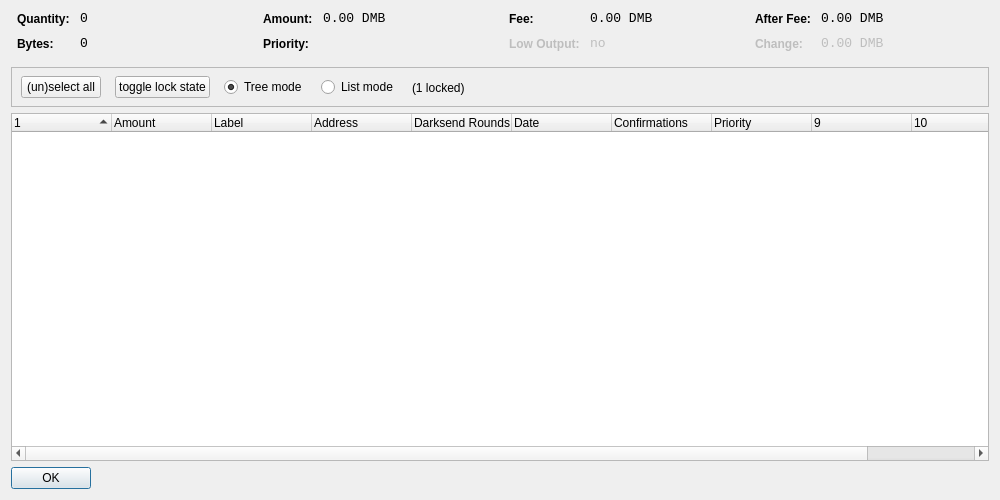
<?xml version="1.0" encoding="UTF-8"?>
<ui version="4.0">
 <class>CoinControlDialog</class>
 <widget class="QDialog" name="CoinControlDialog">
  <property name="geometry">
   <rect>
    <x>0</x>
    <y>0</y>
    <width>1000</width>
    <height>500</height>
   </rect>
  </property>
  <property name="windowTitle">
   <string>Coin Control</string>
  </property>
  <layout class="QVBoxLayout" name="verticalLayout">
   <item>
    <layout class="QHBoxLayout" name="horizontalLayoutTop" stretch="0,0,0,0">
     <property name="topMargin">
      <number>0</number>
     </property>
     <property name="bottomMargin">
      <number>10</number>
     </property>
     <item>
      <layout class="QFormLayout" name="formLayoutCoinControl1">
       <property name="horizontalSpacing">
        <number>10</number>
       </property>
       <property name="verticalSpacing">
        <number>10</number>
       </property>
       <property name="leftMargin">
        <number>6</number>
       </property>
       <property name="rightMargin">
        <number>6</number>
       </property>
       <item row="0" column="0">
        <widget class="QLabel" name="labelCoinControlQuantityText">
         <property name="styleSheet">
          <string notr="true">font-weight:bold;</string>
         </property>
         <property name="text">
          <string>Quantity:</string>
         </property>
        </widget>
       </item>
       <item row="0" column="1">
        <widget class="QLabel" name="labelCoinControlQuantity">
         <property name="font">
          <font>
           <family>Monospace</family>
           <pointsize>10</pointsize>
          </font>
         </property>
         <property name="cursor">
          <cursorShape>IBeamCursor</cursorShape>
         </property>
         <property name="contextMenuPolicy">
          <enum>Qt::ActionsContextMenu</enum>
         </property>
         <property name="text">
          <string notr="true">0</string>
         </property>
         <property name="textInteractionFlags">
          <set>Qt::LinksAccessibleByMouse|Qt::TextSelectableByKeyboard|Qt::TextSelectableByMouse</set>
         </property>
        </widget>
       </item>
       <item row="1" column="0">
        <widget class="QLabel" name="labelCoinControlBytesText">
         <property name="styleSheet">
          <string notr="true">font-weight:bold;</string>
         </property>
         <property name="text">
          <string>Bytes:</string>
         </property>
        </widget>
       </item>
       <item row="1" column="1">
        <widget class="QLabel" name="labelCoinControlBytes">
         <property name="font">
          <font>
           <family>Monospace</family>
           <pointsize>10</pointsize>
          </font>
         </property>
         <property name="cursor">
          <cursorShape>IBeamCursor</cursorShape>
         </property>
         <property name="contextMenuPolicy">
          <enum>Qt::ActionsContextMenu</enum>
         </property>
         <property name="text">
          <string notr="true">0</string>
         </property>
         <property name="textInteractionFlags">
          <set>Qt::LinksAccessibleByMouse|Qt::TextSelectableByKeyboard|Qt::TextSelectableByMouse</set>
         </property>
        </widget>
       </item>
      </layout>
     </item>
     <item>
      <layout class="QFormLayout" name="formLayoutCoinControl2">
       <property name="horizontalSpacing">
        <number>10</number>
       </property>
       <property name="verticalSpacing">
        <number>10</number>
       </property>
       <property name="leftMargin">
        <number>6</number>
       </property>
       <property name="rightMargin">
        <number>6</number>
       </property>
       <item row="0" column="0">
        <widget class="QLabel" name="labelCoinControlAmountText">
         <property name="styleSheet">
          <string notr="true">font-weight:bold;</string>
         </property>
         <property name="text">
          <string>Amount:</string>
         </property>
        </widget>
       </item>
       <item row="0" column="1">
        <widget class="QLabel" name="labelCoinControlAmount">
         <property name="font">
          <font>
           <family>Monospace</family>
           <pointsize>10</pointsize>
          </font>
         </property>
         <property name="cursor">
          <cursorShape>IBeamCursor</cursorShape>
         </property>
         <property name="contextMenuPolicy">
          <enum>Qt::ActionsContextMenu</enum>
         </property>
         <property name="text">
          <string notr="true">0.00 DMB</string>
         </property>
         <property name="textInteractionFlags">
          <set>Qt::LinksAccessibleByMouse|Qt::TextSelectableByKeyboard|Qt::TextSelectableByMouse</set>
         </property>
        </widget>
       </item>
       <item row="1" column="0">
        <widget class="QLabel" name="labelCoinControlPriorityText">
         <property name="styleSheet">
          <string notr="true">font-weight:bold;</string>
         </property>
         <property name="text">
          <string>Priority:</string>
         </property>
        </widget>
       </item>
       <item row="1" column="1">
        <widget class="QLabel" name="labelCoinControlPriority">
         <property name="font">
          <font>
           <family>Monospace</family>
           <pointsize>10</pointsize>
          </font>
         </property>
         <property name="cursor">
          <cursorShape>IBeamCursor</cursorShape>
         </property>
         <property name="contextMenuPolicy">
          <enum>Qt::ActionsContextMenu</enum>
         </property>
         <property name="text">
          <string/>
         </property>
         <property name="textInteractionFlags">
          <set>Qt::LinksAccessibleByMouse|Qt::TextSelectableByKeyboard|Qt::TextSelectableByMouse</set>
         </property>
        </widget>
       </item>
      </layout>
     </item>
     <item>
      <layout class="QFormLayout" name="formLayoutCoinControl3">
       <property name="horizontalSpacing">
        <number>10</number>
       </property>
       <property name="verticalSpacing">
        <number>10</number>
       </property>
       <property name="leftMargin">
        <number>6</number>
       </property>
       <property name="rightMargin">
        <number>6</number>
       </property>
       <item row="0" column="0">
        <widget class="QLabel" name="labelCoinControlFeeText">
         <property name="styleSheet">
          <string notr="true">font-weight:bold;</string>
         </property>
         <property name="text">
          <string>Fee:</string>
         </property>
        </widget>
       </item>
       <item row="0" column="1">
        <widget class="QLabel" name="labelCoinControlFee">
         <property name="font">
          <font>
           <family>Monospace</family>
           <pointsize>10</pointsize>
          </font>
         </property>
         <property name="cursor">
          <cursorShape>IBeamCursor</cursorShape>
         </property>
         <property name="contextMenuPolicy">
          <enum>Qt::ActionsContextMenu</enum>
         </property>
         <property name="text">
          <string notr="true">0.00 DMB</string>
         </property>
         <property name="textInteractionFlags">
          <set>Qt::LinksAccessibleByMouse|Qt::TextSelectableByKeyboard|Qt::TextSelectableByMouse</set>
         </property>
        </widget>
       </item>
       <item row="1" column="0">
        <widget class="QLabel" name="labelCoinControlLowOutputText">
         <property name="enabled">
          <bool>false</bool>
         </property>
         <property name="styleSheet">
          <string notr="true">font-weight:bold;</string>
         </property>
         <property name="text">
          <string>Low Output:</string>
         </property>
        </widget>
       </item>
       <item row="1" column="1">
        <widget class="QLabel" name="labelCoinControlLowOutput">
         <property name="enabled">
          <bool>false</bool>
         </property>
         <property name="font">
          <font>
           <family>Monospace</family>
           <pointsize>10</pointsize>
          </font>
         </property>
         <property name="cursor">
          <cursorShape>IBeamCursor</cursorShape>
         </property>
         <property name="contextMenuPolicy">
          <enum>Qt::ActionsContextMenu</enum>
         </property>
         <property name="text">
          <string notr="true">no</string>
         </property>
         <property name="textInteractionFlags">
          <set>Qt::LinksAccessibleByMouse|Qt::TextSelectableByKeyboard|Qt::TextSelectableByMouse</set>
         </property>
        </widget>
       </item>
      </layout>
     </item>
     <item>
      <layout class="QFormLayout" name="formLayoutCoinControl4">
       <property name="horizontalSpacing">
        <number>10</number>
       </property>
       <property name="verticalSpacing">
        <number>10</number>
       </property>
       <property name="leftMargin">
        <number>6</number>
       </property>
       <property name="rightMargin">
        <number>6</number>
       </property>
       <item row="0" column="0">
        <widget class="QLabel" name="labelCoinControlAfterFeeText">
         <property name="styleSheet">
          <string notr="true">font-weight:bold;</string>
         </property>
         <property name="text">
          <string>After Fee:</string>
         </property>
        </widget>
       </item>
       <item row="0" column="1">
        <widget class="QLabel" name="labelCoinControlAfterFee">
         <property name="font">
          <font>
           <family>Monospace</family>
           <pointsize>10</pointsize>
          </font>
         </property>
         <property name="cursor">
          <cursorShape>IBeamCursor</cursorShape>
         </property>
         <property name="contextMenuPolicy">
          <enum>Qt::ActionsContextMenu</enum>
         </property>
         <property name="text">
          <string notr="true">0.00 DMB</string>
         </property>
         <property name="textInteractionFlags">
          <set>Qt::LinksAccessibleByMouse|Qt::TextSelectableByKeyboard|Qt::TextSelectableByMouse</set>
         </property>
        </widget>
       </item>
       <item row="1" column="0">
        <widget class="QLabel" name="labelCoinControlChangeText">
         <property name="enabled">
          <bool>false</bool>
         </property>
         <property name="styleSheet">
          <string notr="true">font-weight:bold;</string>
         </property>
         <property name="text">
          <string>Change:</string>
         </property>
        </widget>
       </item>
       <item row="1" column="1">
        <widget class="QLabel" name="labelCoinControlChange">
         <property name="enabled">
          <bool>false</bool>
         </property>
         <property name="font">
          <font>
           <family>Monospace</family>
           <pointsize>10</pointsize>
          </font>
         </property>
         <property name="cursor">
          <cursorShape>IBeamCursor</cursorShape>
         </property>
         <property name="contextMenuPolicy">
          <enum>Qt::ActionsContextMenu</enum>
         </property>
         <property name="text">
          <string notr="true">0.00 DMB</string>
         </property>
         <property name="textInteractionFlags">
          <set>Qt::LinksAccessibleByMouse|Qt::TextSelectableByKeyboard|Qt::TextSelectableByMouse</set>
         </property>
        </widget>
       </item>
      </layout>
     </item>
    </layout>
   </item>
   <item>
    <widget class="QFrame" name="frame">
     <property name="minimumSize">
      <size>
       <width>0</width>
       <height>40</height>
      </size>
     </property>
     <property name="frameShape">
      <enum>QFrame::StyledPanel</enum>
     </property>
     <property name="frameShadow">
      <enum>QFrame::Sunken</enum>
     </property>
     <widget class="QWidget" name="horizontalLayoutWidget">
      <property name="geometry">
       <rect>
        <x>10</x>
        <y>0</y>
        <width>781</width>
        <height>41</height>
       </rect>
      </property>
      <layout class="QHBoxLayout" name="horizontalLayoutPanel" stretch="0,0,0,0,0">
       <property name="spacing">
        <number>14</number>
       </property>
       <item>
        <widget class="QPushButton" name="pushButtonSelectAll">
         <property name="sizePolicy">
          <sizepolicy hsizetype="Maximum" vsizetype="Fixed">
           <horstretch>0</horstretch>
           <verstretch>0</verstretch>
          </sizepolicy>
         </property>
         <property name="text">
          <string>(un)select all</string>
         </property>
        </widget>
       </item>
        <item>
         <widget class="QPushButton" name="pushButtonToggleLock">
          <property name="sizePolicy">
           <sizepolicy hsizetype="Maximum" vsizetype="Fixed">
            <horstretch>0</horstretch>
            <verstretch>0</verstretch>
           </sizepolicy>
          </property>
          <property name="text">
           <string>toggle lock state</string>
          </property>
          <property name="autoDefault">
           <bool>false</bool>
          </property>
         </widget>
        </item>
       <item>
        <widget class="QRadioButton" name="radioTreeMode">
         <property name="sizePolicy">
          <sizepolicy hsizetype="Maximum" vsizetype="Fixed">
           <horstretch>0</horstretch>
           <verstretch>0</verstretch>
          </sizepolicy>
         </property>
         <property name="text">
          <string>Tree mode</string>
         </property>
         <property name="checked">
          <bool>true</bool>
         </property>
        </widget>
       </item>
       <item>
        <widget class="QRadioButton" name="radioListMode">
         <property name="sizePolicy">
          <sizepolicy hsizetype="Maximum" vsizetype="Fixed">
           <horstretch>0</horstretch>
           <verstretch>0</verstretch>
          </sizepolicy>
         </property>
         <property name="text">
          <string>List mode</string>
         </property>
        </widget>
       </item>
        <item>
         <widget class="QLabel" name="labelLocked">
          <property name="text">
           <string>(1 locked)</string>
          </property>
         </widget>
        </item>
       <item>
        <spacer name="horizontalSpacer">
         <property name="orientation">
          <enum>Qt::Horizontal</enum>
         </property>
         <property name="sizeHint" stdset="0">
          <size>
           <width>40</width>
           <height>20</height>
          </size>
         </property>
        </spacer>
       </item>
      </layout>
     </widget>
    </widget>
   </item>
   <item>
    <widget class="CoinControlTreeWidget" name="treeWidget">
     <property name="contextMenuPolicy">
      <enum>Qt::CustomContextMenu</enum>
     </property>
     <property name="sortingEnabled">
      <bool>false</bool>
     </property>
     <property name="columnCount">
      <number>11</number>
     </property>
     <attribute name="headerShowSortIndicator" stdset="0">
      <bool>true</bool>
     </attribute>
     <attribute name="headerStretchLastSection">
      <bool>false</bool>
     </attribute>
     <column>
      <property name="text">
       <string/>
      </property>
     </column>
     <column>
      <property name="text">
       <string>Amount</string>
      </property>
     </column>
     <column>
      <property name="text">
       <string>Label</string>
      </property>
     </column>
     <column>
      <property name="text">
       <string>Address</string>
      </property>
     </column>
     <column>
      <property name="text">
       <string>Darksend Rounds</string>
      </property>
    </column>
     <column>
      <property name="text">
       <string>Date</string>
      </property>
     </column>
     <column>
      <property name="text">
       <string>Confirmations</string>
      </property>
      <property name="toolTip">
       <string>Confirmed</string>
      </property>
     </column>
     <column>
      <property name="text">
       <string>Priority</string>
      </property>
     </column>
     <column>
      <property name="text">
       <string/>
      </property>
     </column>
     <column>
      <property name="text">
       <string/>
      </property>
     </column>
     <column>
      <property name="text">
       <string/>
      </property>
     </column>
     <column>
      <property name="text">
       <string/>
      </property>
     </column>
    </widget>
   </item>
   <item>
    <widget class="QDialogButtonBox" name="buttonBox">
     <property name="sizePolicy">
      <sizepolicy hsizetype="Maximum" vsizetype="Fixed">
       <horstretch>0</horstretch>
       <verstretch>0</verstretch>
      </sizepolicy>
     </property>
     <property name="orientation">
      <enum>Qt::Horizontal</enum>
     </property>
     <property name="standardButtons">
      <set>QDialogButtonBox::Ok</set>
     </property>
    </widget>
   </item>
  </layout>
 </widget>
 <customwidgets>
  <customwidget>
   <class>CoinControlTreeWidget</class>
   <extends>QTreeWidget</extends>
   <header>coincontroltreewidget.h</header>
  </customwidget>
 </customwidgets>
 <resources/>
 <connections/>
</ui>
